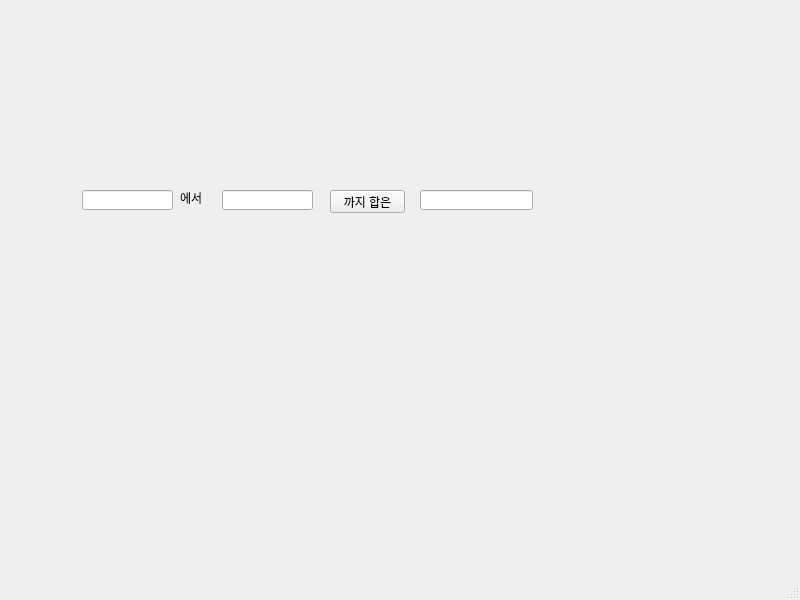
<?xml version="1.0" encoding="UTF-8"?>
<ui version="4.0">
 <class>MainWindow</class>
 <widget class="QMainWindow" name="MainWindow">
  <property name="geometry">
   <rect>
    <x>0</x>
    <y>0</y>
    <width>800</width>
    <height>600</height>
   </rect>
  </property>
  <property name="windowTitle">
   <string>MainWindow</string>
  </property>
  <widget class="QWidget" name="centralwidget">
   <widget class="QLabel" name="label">
    <property name="geometry">
     <rect>
      <x>180</x>
      <y>190</y>
      <width>31</width>
      <height>16</height>
     </rect>
    </property>
    <property name="text">
     <string>에서</string>
    </property>
   </widget>
   <widget class="QLineEdit" name="le1">
    <property name="geometry">
     <rect>
      <x>82</x>
      <y>190</y>
      <width>91</width>
      <height>20</height>
     </rect>
    </property>
   </widget>
   <widget class="QLineEdit" name="le2">
    <property name="geometry">
     <rect>
      <x>222</x>
      <y>190</y>
      <width>91</width>
      <height>20</height>
     </rect>
    </property>
   </widget>
   <widget class="QPushButton" name="pb">
    <property name="geometry">
     <rect>
      <x>330</x>
      <y>190</y>
      <width>75</width>
      <height>23</height>
     </rect>
    </property>
    <property name="text">
     <string>까지 합은</string>
    </property>
   </widget>
   <widget class="QLineEdit" name="le3">
    <property name="geometry">
     <rect>
      <x>420</x>
      <y>190</y>
      <width>113</width>
      <height>20</height>
     </rect>
    </property>
   </widget>
  </widget>
  <widget class="QMenuBar" name="menubar">
   <property name="geometry">
    <rect>
     <x>0</x>
     <y>0</y>
     <width>800</width>
     <height>21</height>
    </rect>
   </property>
  </widget>
  <widget class="QStatusBar" name="statusbar"/>
 </widget>
 <resources/>
 <connections/>
</ui>
